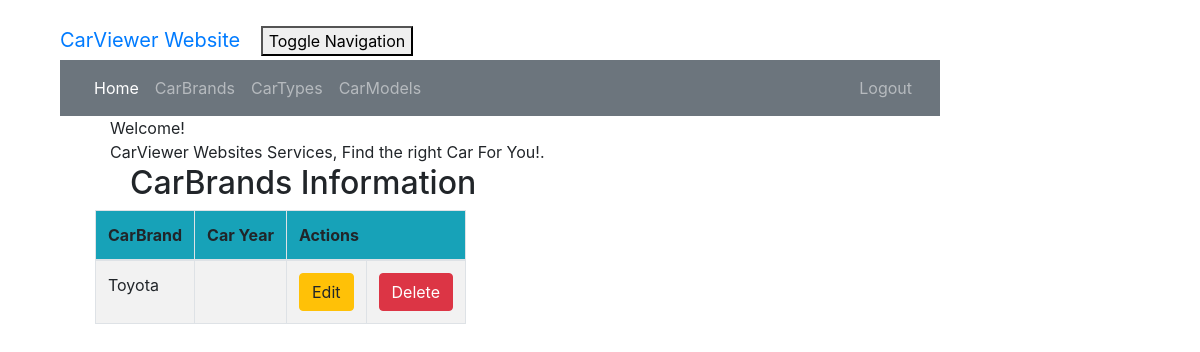
Page /carbrand_list (signed in) on the earlier database version.
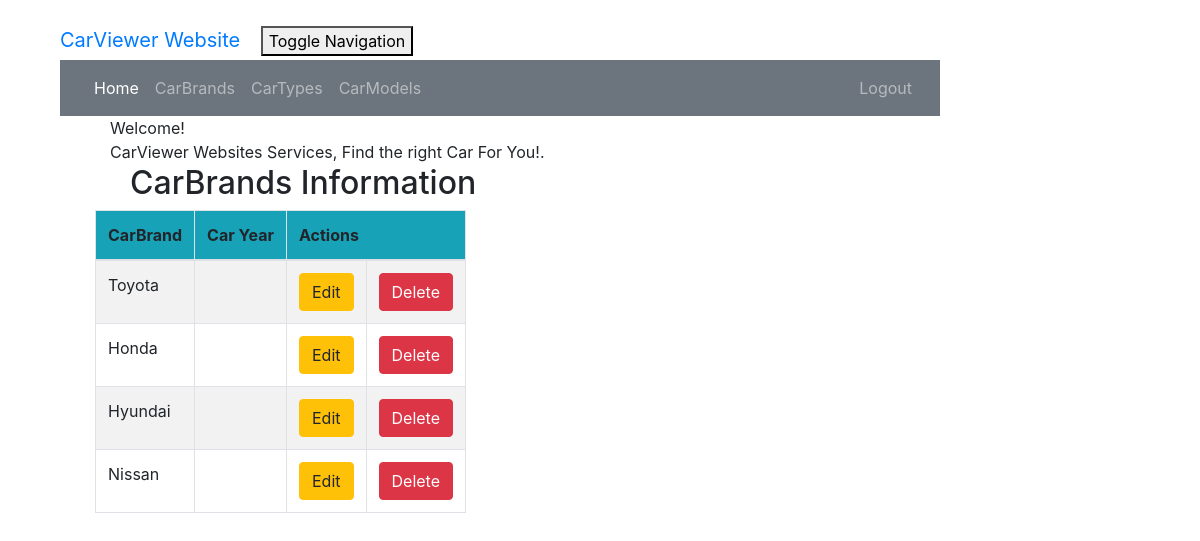
Same page on the later database version.
### carviewer/models.py (models this page shows, shortened)
class CarBrand(models.Model):
    car_brand = models.CharField(max_length=50)
    car_year = models.IntegerField()

### carviewer/views.py (the view)
# urls.py: path('carbrand_list', views.carbrand_list, name='carbrand_list'),
@login_required
def carbrand_list(request):
    carbrand = CarBrand.objects.filter()
    return render(request, 'carviewer/carbrand_list.html',
                  {'carbrands': carbrand})

### carviewer/templates/carviewer/carbrand_list.html (shortened to what this page needs)
<!DOCTYPE html>
<html lang="en">
{% extends 'carviewer/base.html' %}
{% block content %}
    <html>
    <head>
    </head>
    <body class="bodylist">
    <div class="container">
        <div class="panel panel-primary">
            <div class="panel-heading">Welcome!</div>
            <div class="panel-body">
                CarViewer Websites Services, Find the right Car For You!.
            </div>
        </div>
    </div>
    <div class="row">
        <h2>CarBrands Information</h2>
    </div>
    <div>
        <table class="table table-striped table-bordered table-hover w-auto">
            <thead>
            <tr class="bg-info">
                <th>CarBrand</th>
                <th>Car Year</th>
                <th colspan="3">Actions</th>
            </tr>
            </thead>
            <tbody>
            {% for carbrand in carbrands %}
                <tr>
                    <td>{{ carbrand.car_brand }}</td>
                    <td>{{ carbrand.car_yaer }}</td>
                    <td><a href="{% url 'carviewer:carbrand_edit' pk=carbrand.pk %}"
                           class="btn btn-warning">Edit</a></td>
                    <td><a href="{% url 'carviewer:carbrand_delete' pk=carbrand.pk %}"
                           onclick="return confirm('Are you sure you want to delete?')"
                           class="btn btn-danger">Delete</a>
                    </td>
                </tr>
            {% endfor %}
            </tbody>
        </table>
    </div>
    </body>
    </html>
{% endblock %}

Differences in the rows shown:
added CarBrand: car_brand "Honda"
added CarBrand: car_brand "Hyundai"
added CarBrand: car_brand "Nissan"
